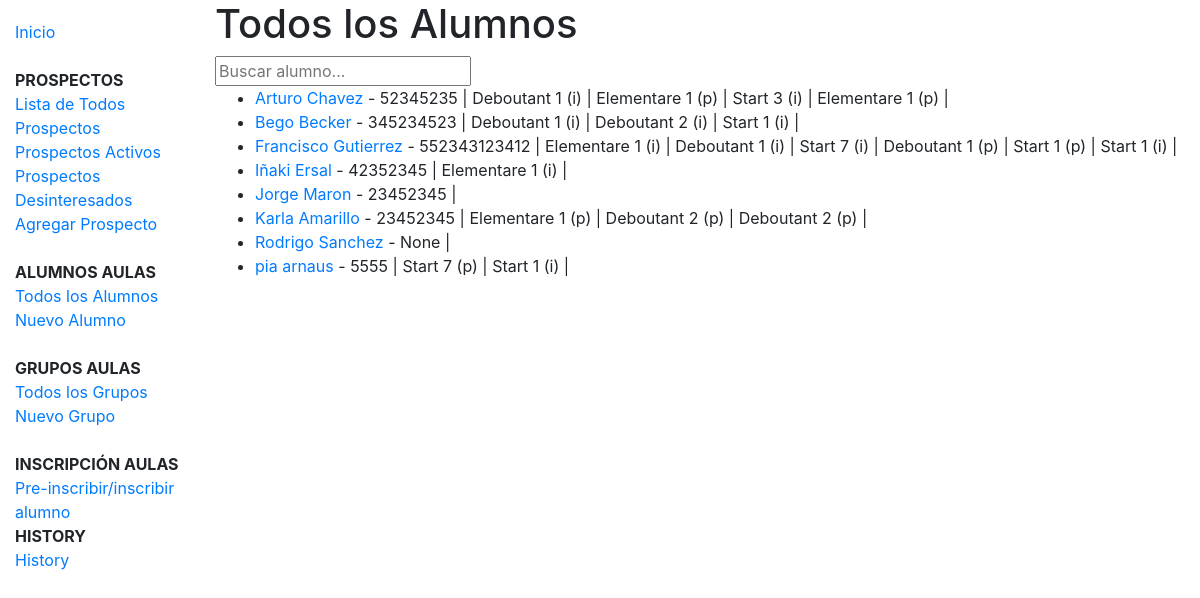
Before: /grupos/alumnos/ with the older database file.
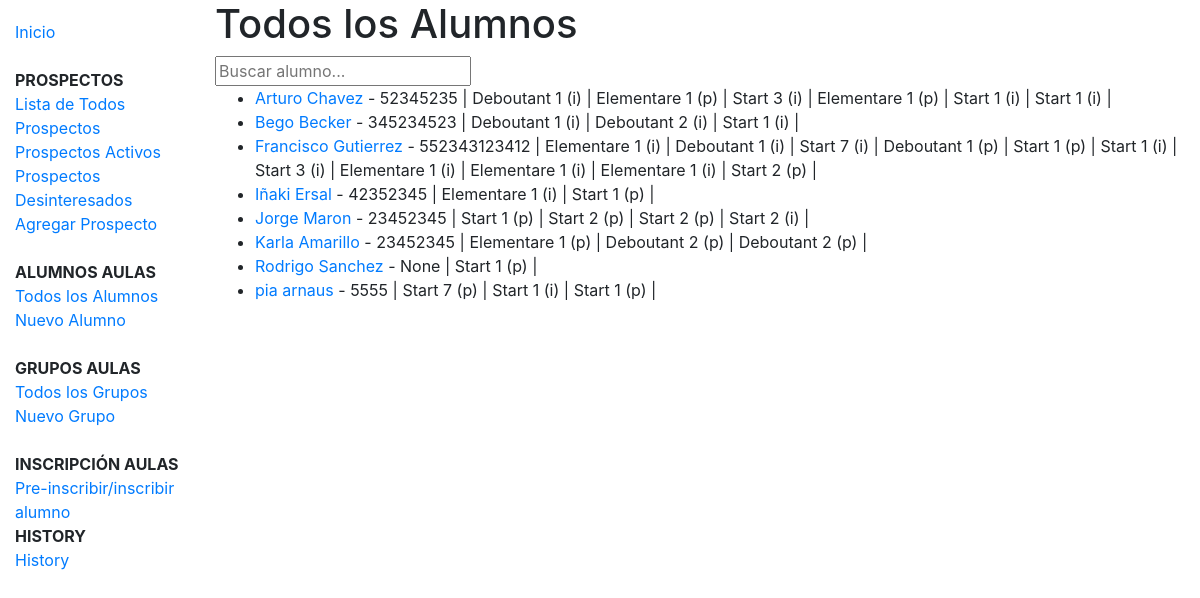
After: the same page with the newer database file.
### grupos/models.py (models this page shows, shortened)
class Alumno(models.Model):
    nombre = models.CharField(max_length=100)
    apaterno = models.CharField(max_length=100)
    amaterno = models.CharField(max_length=100, blank=True, null=True)
    cel = models.IntegerField(blank=True, null=True)
    tel = models.IntegerField(blank=True, null=True)
    email = models.EmailField(blank=True, null=True)
    fecha_nacimiento = models.DateField(null=True, blank=True)
    direccion = models.CharField(max_length=400)
    def get_absolute_url(self):
        return reverse('alumno-detail', kwargs={'pk': self.pk})

class Membership(models.Model):
    STATUS = (
        ('i', 'Inscrito'),
        ('p', 'Pre-inscrito'),
    )
    alumno = models.ForeignKey(Alumno, on_delete=models.CASCADE)
    grupo = models.ForeignKey(Grupo, on_delete=models.CASCADE, null=True)
    status = models.CharField(max_length=1, choices=STATUS, blank=True, default='p')

class Grupo(models.Model):
    nombre = models.CharField(max_length=100, unique=True)
    fecha_inicio = models.DateField(null=True, blank=True)
    idioma = models.ForeignKey(Idioma, on_delete=models.SET_NULL, null=True)
    nivel = models.ForeignKey(Nivel, on_delete=models.SET_NULL, null=True)
    horario = models.ForeignKey('Horario', on_delete=models.SET_NULL, null=True)
    profesor = models.ForeignKey('Profesor', on_delete=models.SET_NULL, null=True)
    salon = models.ForeignKey('Salon', on_delete=models.SET_NULL, null=True)
    members = models.ManyToManyField('Alumno',related_name='preubanormal', through='Membership')

class Nivel(models.Model):
    idioma = models.ForeignKey(Idioma, on_delete=models.CASCADE, null=True)
    name = models.CharField(max_length=100, help_text="Ingresa el nivel)")
    def __str__(self):
        return self.name

### grupos/views.py (the view, shortened to what this page needs)
# urls.py: path('alumnos/', views.alumnos_list, name='alumnos'),
def alumnos_list(request):
    query = request.GET.get('q', None)
    qs = Alumno.objects.all().order_by('nombre')
    context =  {
        "object_list": qs,
    }
    template = 'grupos/alumno_list.html'
    return render(request, template, context)

### grupos/templates/grupos/alumno_list.html
{% extends "base_generic.html" %}
{% block content %}
    <h1>Todos los Alumnos</h1>
    <form method='GET' action='/grupos/alumnos/'>
      <input type='text' value="{{request.GET.q}}" name='q' placeholder='Buscar alumno...'>
    </form>
    {% if object_list %}
    <ul>
      {% for alumno in object_list %}
      <li>
        <a href="{{ alumno.get_absolute_url }}">{{ alumno.nombre }} {{alumno.apaterno}}</a> - {{alumno.cel}} | {% for x in alumno.membership_set.all %} {{ x.grupo.nivel }} ({{ x.status }}) | {% endfor %}
      </li>
      {% endfor %}
    </ul>
    {% else %}
      <p>No hay alumnos.</p>
    {% endif %}
{% endblock %}

### templates/base_generic.html (shortened to what this page needs)
<!DOCTYPE html>
<html lang="en">
<head>
  <link rel="stylesheet" href="https://maxcdn.bootstrapcdn.com/bootstrap/4.0.0/css/bootstrap.min.css">
  {% load static %}
  <link rel="stylesheet" href="{% static 'css/styles.css' %}">
</head>
<body>
  <div class="container-fluid">
    <div class="row">
      <div class="col-sm-2">
      {% block sidebar %}
      <ul class="sidebar-nav">
          <li><a href="{% url 'index' %}">Inicio</a></li>
          <br />
          <li><b>PROSPECTOS</b></li>
          <li><a href="{% url 'prospectos' %}">Lista de Todos Prospectos</a></li>
          <li><a href="{% url 'prospectos-activos' %}">Prospectos Activos</a></li>
          <li><a href="{% url 'prospectos-desinteresados' %}">Prospectos Desinteresados</a></li>
          <li><a href="{% url 'agregar-prospecto' %}">Agregar Prospecto</a></li>
          <br />
          <li><b>ALUMNOS AULAS</b></li>
          <li><a href="{% url 'alumnos' %}">Todos los Alumnos</a></li>
          <li><a href="{% url 'nuevo-alumno' %}">Nuevo Alumno</a></li>
          <br />
          <li><b>GRUPOS AULAS</b></li>
          <li><a href="{% url 'grupos' %}">Todos los Grupos</a></li>
          <li><a href="{% url 'nuevo-grupo' %}">Nuevo Grupo</a></li>
          <br />
          <li><b>INSCRIPCIÓN AULAS</b></li>
          <li><a href="{% url 'nuevo-miembro' %}">Pre-inscribir/inscribir alumno</a></li>
          <li><b>HISTORY</b></li>
          <li><a href="{% url 'history-select' %}">History</a></li>
      </ul>
     {% endblock %}
      </div>
      <div class="col-sm-10 ">
      {% block content %}{% endblock %}
      </div>
    </div>
  </div>
</body>
</html>

### prospectos/static/css/styles.css (style rules this page uses)
.sidebar-nav { margin-top: 20px; padding: 0; list-style: none; }

Changed rows visible on the page:
added Membership: grupo.nivel "Start 1", status "i", shown under Alumno "Arturo"
added Membership: grupo.nivel "Start 1", status "i", shown under Alumno "Arturo"
added Membership: grupo.nivel "Start 3", status "i", shown under Alumno "Francisco"
added Membership: grupo.nivel "Elementare 1", status "i", shown under Alumno "Francisco"
added Membership: grupo.nivel "Elementare 1", status "i", shown under Alumno "Francisco"
added Membership: grupo.nivel "Elementare 1", status "i", shown under Alumno "Francisco"
added Membership: grupo.nivel "Start 2", status "p", shown under Alumno "Francisco"
added Membership: grupo.nivel "Start 1", status "p", shown under Alumno "Iñaki"
added Membership: grupo.nivel "Start 1", status "p", shown under Alumno "Jorge"
added Membership: grupo.nivel "Start 2", status "p", shown under Alumno "Jorge"
added Membership: grupo.nivel "Start 2", status "p", shown under Alumno "Jorge"
added Membership: grupo.nivel "Start 2", status "i", shown under Alumno "Jorge"
added Membership: grupo.nivel "Start 1", status "p", shown under Alumno "Rodrigo"
added Membership: grupo.nivel "Start 1", status "p", shown under Alumno "pia"
